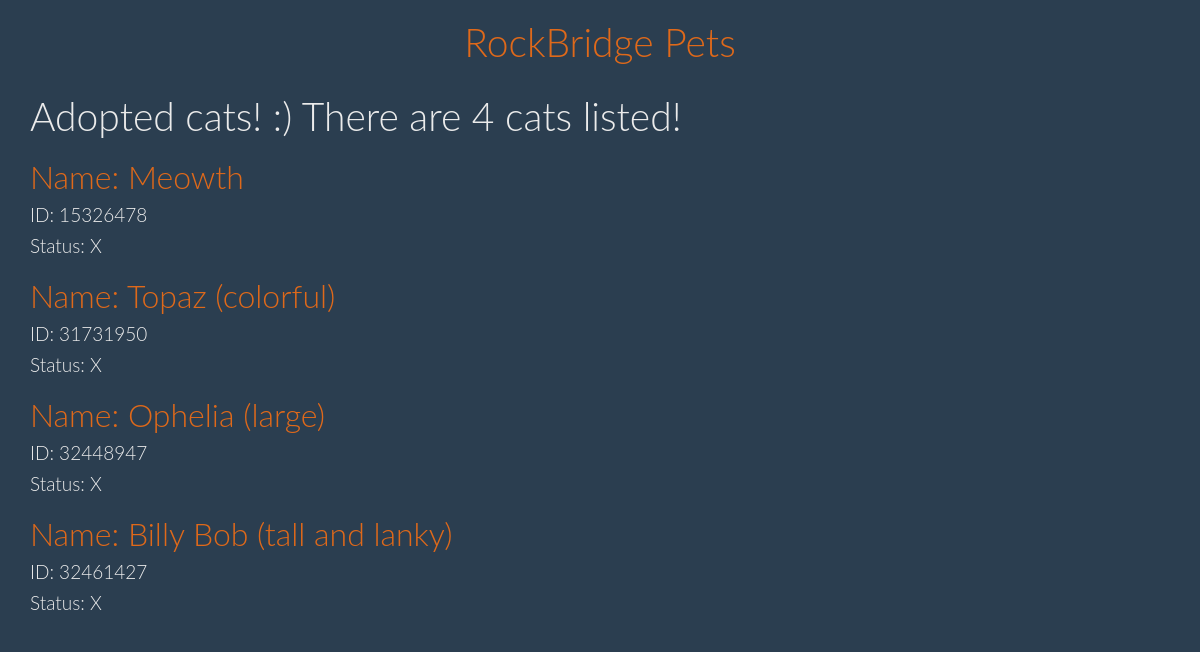
Screenshot of /cats_adopted_list/ with the database file from the repository.
### petfind/models.py (models this page shows, shortened)
class Animal(models.Model):
    animal = models.CharField(max_length = 20, blank = True)
    petId = models.CharField(max_length = 20, primary_key=True, verbose_name = 'ID', blank = True )
    firstSeen = models.DateTimeField("First Seen", null = True)
    lastSeen = models.DateTimeField("Last seen ", null = True)
    petName = models.CharField(max_length = 50, verbose_name = 'Name: ', blank = True)
    petDescription = models.TextField(verbose_name = 'Description', blank = True)
    petBreed = models.CharField(max_length = 100, verbose_name = 'Breed', blank = True)
    petStatus = models.CharField(max_length = 10, verbose_name = 'Status', blank = True)
    petAge = models.CharField(max_length = 10, blank = True, verbose_name ='Age')
    petSex = models.CharField(max_length = 10, blank = True, verbose_name = 'Sex')
    petSize = models.CharField(max_length = 10, blank = True, verbose_name ='Size')
    petMix = models.CharField(max_length = 10, blank = True, verbose_name ='Mixed?')
    petFeatures = models.CharField(max_length = 200, verbose_name ='Features', blank = True)
    petPhoto = models.TextField(verbose_name = "Picture", blank = True)
    address = models.CharField(max_length = 200, blank = True, default = '10 Animal Place')
    city = models.CharField(max_length = 50, blank = True, default = 'Lexington')
    email = models.CharField(max_length = 200, blank = True, default = 'shelter@rockbridgespca.net' )
    fax = models.CharField(max_length = 200, blank = True, default = '540-464-8847')
    phone = models.CharField(max_length = 200, blank = True, default = '540-463-5123')
    state = models.CharField(max_length = 2,default = 'VA')
    zip = models.CharField(max_length = 10,default = '24450')
    match = models.CharField(max_length = 5, default = "No")
    class Meta:
        ordering = ['petId']

### petfind/views.py (the view)
# urls.py: url(r'^cats_adopted_list/$', views.cats_adopted_list),
def cats_adopted_list(request):
    catlist = Animal.objects.filter(animal='Cat', petStatus='X')
    catCount = catlist.count()
    sumT = timedelta(days=0)
    for cat in catlist:
        timediff = cat.lastSeen - cat.firstSeen
        sumT += timediff
    if catCount != 0:
        avg = sumT/catCount
    else:
        avg = timedelta(days=0)
    averageTime=strfdelta(avg, "{days} days, {hours} hours, and {minutes} minutes")
    return render(request, 'petfind/cats_adopted_list.html', {'catlist': catlist, 'catCount': catCount, 'averageTime': averageTime})

### petfind/views.py (called while the page is built)
def strfdelta(tdelta, fmt):
    d = {"days": tdelta.days}
    d["hours"], rem = divmod(tdelta.seconds, 3600)
    d["minutes"], d["seconds"] = divmod(rem, 60)
    return fmt.format(**d)

### petfind/templates/petfind/cats_adopted_list.html
{% extends "petfind/base.html" %}
{% block content %}
<h1>Adopted cats! :) There are {{ catCount }} cats listed!</h1>
{% for cat in catlist %}
	<div>
		<h2><a href="{% url 'petfind.views.cats_detail' pk=cat.petId %}">Name: {{ cat.petName }}</a></h2>
		<h4> ID: {{ cat.petId }}</h4>
		<h4> Status: {{ cat.petStatus }}</h4>
	</div>
{% endfor %}
{% endblock content %}

### rows the page displays
Animal: petName "Meowth", petId "15326478", petStatus "X"
Animal: petName "Topaz (colorful)", petId "31731950", petStatus "X"
Animal: petName "Ophelia (large)", petId "32448947", petStatus "X"
Animal: petName "Billy Bob (tall and lanky)", petId "32461427", petStatus "X"

### other values shown
{{ catCount }} "4"
